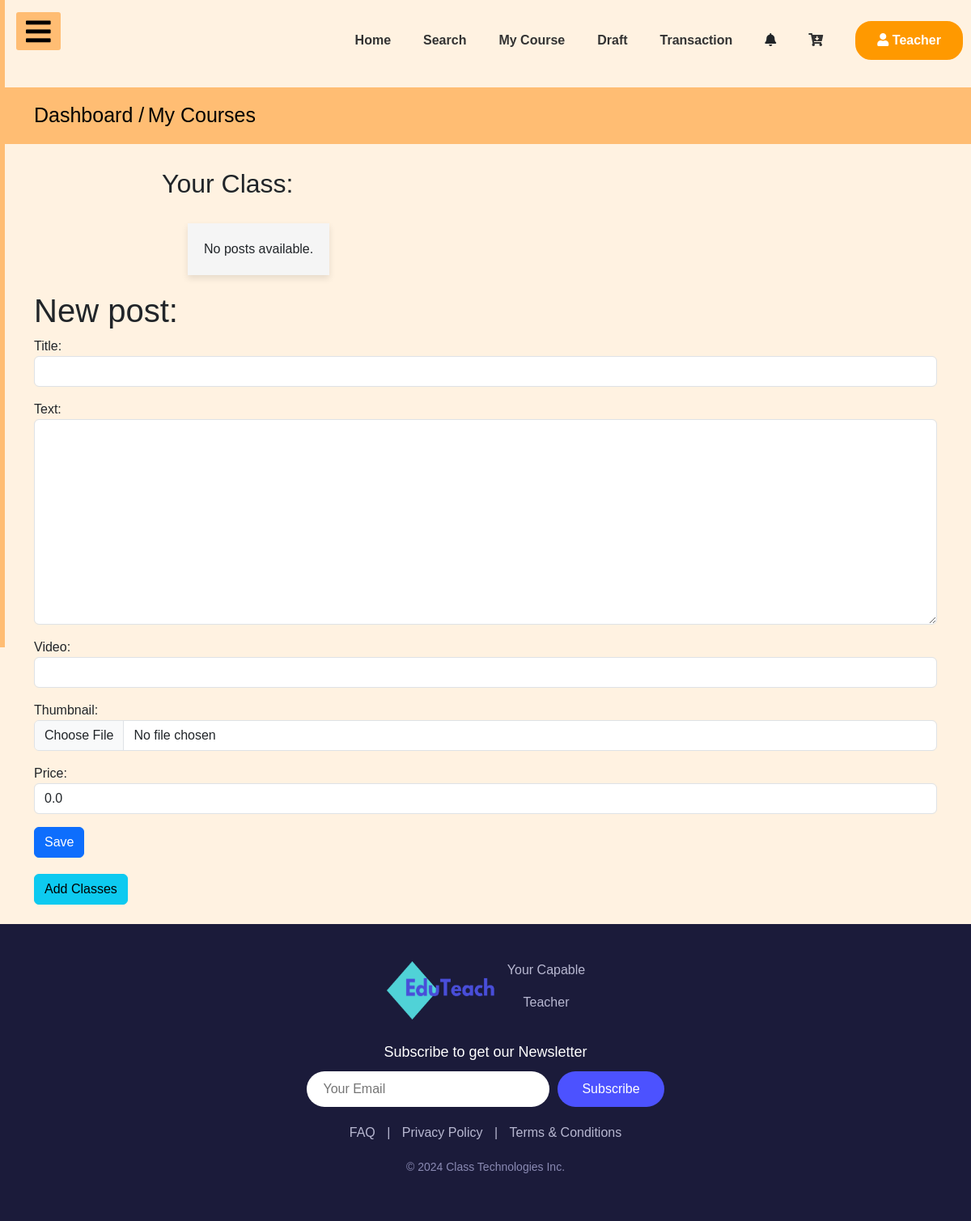
/courses_app/post/new/ (signed in), run on an earlier commit of the app's database.
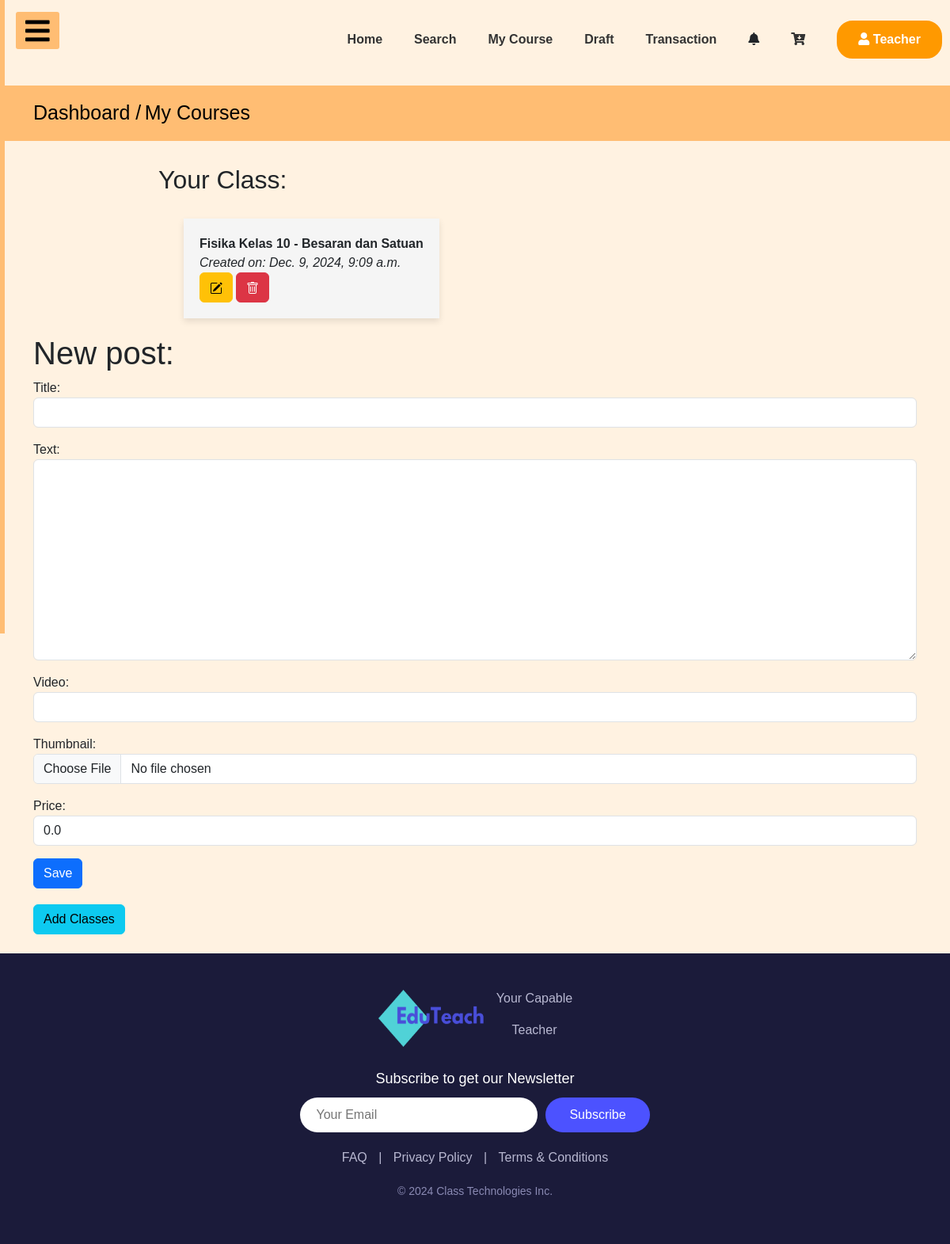
And on a later commit of the database.
### courses_app/models.py (models this page shows, shortened)
class Post(models.Model):
    author = models.ForeignKey(User, on_delete=models.CASCADE)  # Ganti Teacher menjadi User
    title = models.CharField(max_length=200)
    text = models.TextField()
    price = models.DecimalField(max_digits=10, decimal_places=2, default=0.00)
    created_date = models.DateTimeField(default=timezone.now)
    thumbnail = models.ImageField(upload_to='thumbnail', blank=True)
    video = EmbedVideoField(blank=True, null=True)  # Tambahkan field untuk video
    published_date = models.DateTimeField(blank=True, null=True)

### courses_app/views.py (the view, shortened to what this page needs)
# urls.py: path('post/new/', views.PostCreateView.as_view(), name='post_new'),
class PostCreateView(LoginRequiredMixin, CreateView):
    login_url = '/login/'
    form_class = PostForm
    model = Post
    template_name = 'courses_app/post_form.html'  # Pastikan Anda menentukan template yang tepat
    def get_context_data(self, **kwargs):
        context = super().get_context_data(**kwargs)
        user = User.objects.get(username=self.request.user.username)
        if user.is_teacher:
            context['posts'] = Post.objects.filter(author=user).order_by('-created_date')
        return context

### courses_app/forms.py
class PostForm(forms.ModelForm):
    class Meta:
        model = Post
        fields = ('title', 'text', 'video', 'thumbnail', 'price')
        widgets = {
            'title': forms.TextInput(attrs={'class': 'form-control'}),
            'text': forms.Textarea(attrs={'class': 'form-control'}),
            'video': forms.URLInput(attrs={'class': 'form-control'}),
            'thumbnail': forms.ClearableFileInput(attrs={'class': 'form-control'}),
            'price': forms.NumberInput(attrs={'class': 'form-control'}),
        }

### courses_app/templates/courses_app/post_form.html (shortened to what this page needs)
{% extends 'dashboard_app/base_dashboard_teacher.html' %}
{% load static %}
{% block head_block %}
<link rel="stylesheet" href="{% static 'css/mycourse.css' %}">
{% endblock %}
{% block body_block %}
<div class="py-3" style="background:#FFBD73">
    <div class="container nav-jejak">
      <a class="text-black" href="{% url 'user_app:teacherdashboard' %}" style="font-size: 25px;"> Dashboard /</a>
      <a class="text-black" href="#" style="font-size: 25px;"> My Courses</a>
    </div>
</div>
<div class="item">
<h2>Your Class:</h2>
<ul>
    {% for post in posts %}
        <li>
            <strong>{{ post.title }}</strong><br>
            <em>Created on: {{ post.created_date }}</em>
            <br>
            {% if user.is_authenticated %}
            <a class="btn btn-warning" href="{% url 'post_edit' pk=post.pk %}">
            </a>
            <a class="btn btn-danger" href="{% url 'post_remove' pk=post.pk %}">
            </a>
            {% endif %}
        </li>
    {% empty %}
        <li>No posts available.</li>
    {% endfor %}
</ul>
</div>
<div class="container">
<div class="form-group">
<h1>New post: </h1>
<form method="POST" class="post-form" enctype="multipart/form-data">
    {{ form.as_p }}
    <button style="margin-bottom: 20px;" class="btn btn-primary save" type="submit">Save</button>
</form>
</div>
<a href="{% url 'create_class' %}" class="btn btn-info">Add Classes</a>
</div>
<br>
{% endblock %}

What changed in the data, as far as the page shows it:
added Post: title "Fisika Kelas 10 - Besaran dan Satuan", created_date "Dec. 9, 2024, 9:09 a.m."
Also different on the page:
text no longer shown: "No posts available."
